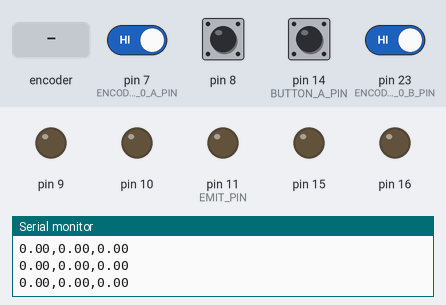
This sketch was run on a simulated Arduino Leonardo, built with avr-gcc and run on an emulated ATmega32U4. Shown: output pins drawn as LEDs (lit = HIGH), the last lines printed to the serial monitor. Inputs (shaded band) come from the test bench; at power-on: pin 7 (ENCODER_0_A_PIN), pin 8, pin 14 (BUTTON_A_PIN), pin 23 (ENCODER_0_B_PIN) HIGH.

Above: at 1.2 s.
1.3 s: pin 14 (BUTTON_A_PIN) pulled LOW for 0.15 s
At 1.45 s:
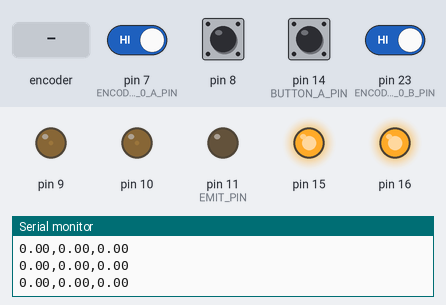
At 3.25 s:
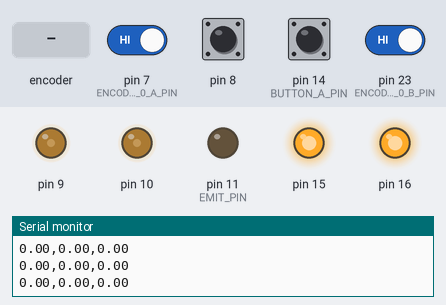
4.3 s: rotary encoder on pin 7 (ENCODER_0_A_PIN) / pin 23 (ENCODER_0_B_PIN) turned 1 step (first pin leading)
At 7.6 s:
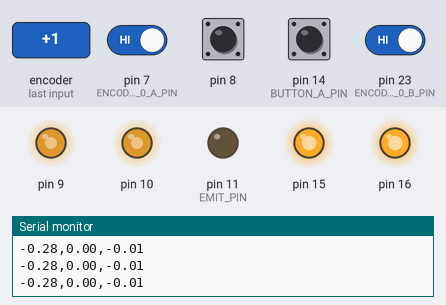
Timing chart, 0 to 9.1 s (numbered marks = the images above; inputs shaded):
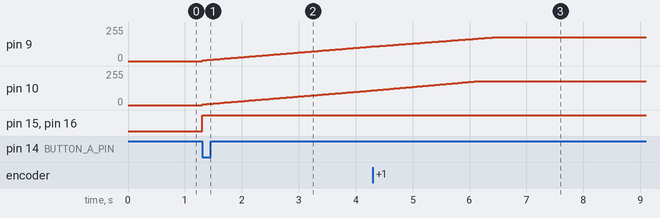

Measured:
- after the input at 1.3 s, pin 9, pin 10: moves from 0/255 to 109/255 over 3.0 s, starting at once; pin 15, pin 16: LOW → HIGH at once

The sketch:

Leader_arc_test_v3.ino
```cpp
#include "Motors.h"
#include "LineSensors.h"
#include "PID.h"
#include "Encoders.h"
#include "Kinematics.h"
#include <math.h>

Motors_c motors;
PID_c left_pid;
PID_c right_pid;
PID_c heading_pid;
Kinematics_c pose;

// button pin
const int BUTTON_A_PIN = 14;

// target coordinates
float TARGET_X = -300.0f;
float TARGET_Y = -000.0f;
bool travelling = false;

const float DIST_TOL = 5.0;

// timing variables
const uint32_t SPEED_EST_MS = 10;
const uint32_t CTRL_MS = 20;
const uint32_t POSE_MS = 20;
const uint32_t PRINT_MS = 100;

uint32_t lastCtrlTime = 0;
uint32_t lastSpeedTime = 0;
uint32_t lastPoseTime = 0;
uint32_t lastPrintTime = 0;

// pwm limits
const int PWM_MAX_ABS = 60;
const int PWM_FLOOR = 18;

// pid settings & steering
const float DRIVE_KP = 15.0f;
const float DRIVE_KI = 0.1f;
const float DRIVE_KD = 0.0f;

const float HEAD_KP = 2.0f;
const float HEAD_KI = 0.0f;
const float HEAD_KD = 0.0f;

const float REVERSE_SPEED = 0.35f;
const float MAX_STEER = 0.04f;

// state variables
bool lastButtonState = HIGH;

// wheel speed estimation variables
long last_e0 = 0;
long last_e1 = 0;

float right_speed = 0.0f;
float left_speed = 0.0f;
float last_speed_e0 = 0.0f;
float last_speed_e1 = 0.0f;

const float ALPHA = 0.2f;

// FSM states
enum RobotState {
  WAITING,
  REVERSING,
  DONE
};

RobotState state = WAITING;

// helper functions
float clampFloat(float x, float lo, float hi) {
  if (x < lo) return lo;
  if (x > hi) return hi;
  return x;
}

int clampInt(int x, int lo, int hi) {
  if (x < lo) return lo;
  if (x > hi) return hi;
  return x;
}

int applyPwmFloor(int pwm, float demand_speed, int floorVal) {
  if (demand_speed == 0.0f) return 0;
  if (abs(pwm) < floorVal) {
    pwm = (demand_speed > 0.0f) ? floorVal : -floorVal;
  }
  return pwm;
}

void stopRobot() {
  motors.setPWM(0, 0);
  left_pid.reset();
  right_pid.reset();
  heading_pid.reset();
}

float angleDiff(float target){
  return atan2f(sinf(target - pose.theta), cosf(target - pose.theta));
}

// wheel speed estimation
void updateWheelSpeedsIfNeeded() {
  uint32_t now = millis();
  uint32_t elapsed = now - lastSpeedTime;

  if (elapsed < SPEED_EST_MS) return;

  lastSpeedTime = now;

  long delta_e0 = count_e0 - last_e0;
  long delta_e1 = count_e1 - last_e1;

  last_e0 = count_e0;
  last_e1 = count_e1;

  float speed_e0 = (float)delta_e0 / (float)elapsed;
  float speed_e1 = (float)delta_e1 / (float)elapsed;

  right_speed = ALPHA * speed_e0 + (1.0f - ALPHA) * last_speed_e0;
  left_speed  = ALPHA * speed_e1 + (1.0f - ALPHA) * last_speed_e1;

  last_speed_e0 = right_speed;
  last_speed_e1 = left_speed;
}

// pose update
void updatePoseifNeeded(){
  uint32_t now = millis();
  if (now - lastPoseTime < POSE_MS) return;
  lastPoseTime = now;

  pose.update();
}

// reverse pid control
void setTravel(float x, float y){
  TARGET_X = x;
  TARGET_Y = y;
  travelling = true;
  left_pid.reset();
  right_pid.reset();
  heading_pid.reset();
}

bool checkTravelReverse() {
  if (!travelling){
    return true;
  }

  float dx = TARGET_X - pose.x;
  float dy = TARGET_Y - pose.y;
  float dist = sqrtf(dx * dx + dy * dy);

  // Stop if within 5 mm of target, OR x < -305, OR y < -105
  if (dist <= DIST_TOL || pose.x < -305.0f || pose.y < -105.0f){
    motors.setPWM(0,0);
    travelling = false;
    left_pid.reset();
    right_pid.reset();
    heading_pid.reset();
    return true;
  }

  float desired_heading = atan2f(dy,dx);
  desired_heading += PI;

  float heading_error = angleDiff(desired_heading);
  float rev = REVERSE_SPEED;
  float head_corr = 2.0f * heading_pid.update(0.0f, heading_error);
  float steer_limit = 0.07f * rev;
  head_corr = clampFloat(head_corr, -steer_limit, steer_limit);

  if (dist < 50.0f) {
    rev = 0.3f;
  }

  float left_pwm  = left_pid.update(-rev + head_corr, left_speed);
  float right_pwm = right_pid.update(-rev - head_corr, right_speed);

  motors.setPWM((int)left_pwm, (int)right_pwm);
  return false;
}

// state functions
void stateWaiting(){
  bool buttonState = digitalRead(BUTTON_A_PIN);

  if (lastButtonState == HIGH && buttonState == LOW) {
    setTravel(TARGET_X, TARGET_Y);
    state = REVERSING;
  }
  lastButtonState = buttonState;
}

void stateReverse(){
  if  (checkTravelReverse()){
    stopRobot();
    state = DONE;
  }
}

void stateDone(){
  motors.setPWM(0, 0);
}

// setup function
void setup()
{
  Serial.begin(9600);
  motors.initialise();
  setupEncoder0();
  setupEncoder1();

  pinMode(EMIT_PIN, OUTPUT);
  digitalWrite(EMIT_PIN, LOW);

  pinMode(BUTTON_A_PIN, INPUT_PULLUP);

  pose.initialise(0.0f, 0.0f, 0.0f);

  left_pid.initialise(DRIVE_KP, DRIVE_KI, DRIVE_KD);
  right_pid.initialise(DRIVE_KP, DRIVE_KI, DRIVE_KD);
  heading_pid.initialise(HEAD_KP, HEAD_KI, HEAD_KD);
  left_pid.reset();
  right_pid.reset();

  last_e0 = count_e0;
  last_e1 = count_e1;
  lastSpeedTime = millis();
  lastCtrlTime = millis();
  lastPoseTime = millis();
  lastPrintTime = millis();

  motors.setPWM(0, 0);
  state = WAITING;
}

// loop
void loop()
{
  updateWheelSpeedsIfNeeded();
  updatePoseifNeeded();

  switch (state){
    case WAITING:
      stateWaiting();
      break;
    case REVERSING:
      stateReverse();
      break;
    case DONE:
      stateDone();
      break;
  }

  uint32_t now = millis();
  if (now - lastPrintTime >= PRINT_MS) {
    lastPrintTime = now;
    Serial.print(pose.x);
    Serial.print(",");
    Serial.print(pose.y);
    Serial.print(",");
    Serial.println(pose.theta);
  }
}
```

Encoders.h
```cpp
/*
 *
 * This code has been completed for you and should not be changed.
 * This code will be discussed in Labsheet 3.
 *
 */

#ifndef _ENCODERS_H
#define _ENCODERS_H

#define ENCODER_0_A_PIN  7
#define ENCODER_0_B_PIN  23
#define ENCODER_1_A_PIN  26
//#define ENCODER_1_B_PIN Non-standard pin!


// Volatile Global variables used by Encoder ISR.
volatile long count_e0; // used by encoder to count the rotation
volatile byte state_e0; // used to determine quadrature state
volatile long count_e1;
volatile byte state_e1;


// This ISR handles just Encoder 1
// ISR to read the Encoder1 Channel A and B pins
// and then look up based on  transition what kind of
// rotation must have occured.
ISR( INT6_vect ) {
  // We know that the ISR is only called when a pin changes.
  // We also know only 1 pin can change at a time.
  // The XOR(AB) signal change from "Channel A" triggers ISR.

  // First, Read in the new state of the encoder pins.
  // Standard pins, so standard read functions.
  boolean e0_B = digitalRead( ENCODER_0_B_PIN ); // normal B state
  boolean e0_A = digitalRead( ENCODER_0_A_PIN ); // XOR(AB)

  // Software XOR (^) logically infers
  // the true value of A given the state of B
  e0_A = e0_A ^ e0_B;

  // Shift our (new) current readings into bit positions
  // 2 and 3 in the state variable (current state)
  // State: (bit3)  (bit2)  (bit1)   (bit0)
  // State:  new B   new A   old B   old A
  state_e0 = state_e0 | ( e0_B  << 3 );
  state_e0 = state_e0 | ( e0_A  << 2 );

  if ( state_e0 == 1 ) {
    count_e0--;
  } else if ( state_e0 == 2) {
    count_e0++;
  } else if ( state_e0 == 4) {
    count_e0++;
  } else if ( state_e0 == 7) {
    count_e0--;
  } else if ( state_e0 == 8) {
    count_e0--;
  } else if ( state_e0 == 11) {
    count_e0++;
  } else if ( state_e0 == 13) {
    count_e0++;
  } else if ( state_e0 == 14) {
    count_e0--;
  }

  // Shift the current readings (bits 3 and 2) down
  // into position 1 and 0 (to become prior readings)
  // This bumps bits 1 and 0 off to the right, "deleting"
  // them for the next ISR call.
  state_e0 = state_e0 >> 2;

}


// This ISR handles just Encoder 0
// ISR to read the Encoder0 Channel A and B pins
// and then look up based on  transition what kind of
// rotation must have occured.
ISR( PCINT0_vect ) {

  // First, Read in the new state of the encoder pins.

  // Mask for a specific pin from the port.
  // Non-standard pin, so we access the register
  // directly.
  // Reading just PINE would give us a number
  // composed of all 8 bits.  We want only bit 2.
  // B00000100 masks out all but bit 2
  // It is more portable to use the PINE2 keyword.
  boolean e1_B = PINE & (1 << PINE2);
  //boolean e1_B = PINE & B00000100;  // Does same as above.

  // Standard read from the other pin.
  boolean e1_A = digitalRead( ENCODER_1_A_PIN ); // 26 the same as A8


  e1_A = e1_A ^ e1_B;

  // Create a bitwise representation of our states
  // We do this by shifting the boolean value up by
  // the appropriate number of bits, as per our table
  // header:
  //
  // State :  (bit3)  (bit2)  (bit1)  (bit0)
  // State :  New A,  New B,  Old A,  Old B.
  state_e1 = state_e1 | ( e1_B  << 3 );
  state_e1 = state_e1 | ( e1_A  << 2 );


  // This is an inefficient way of determining
  // the direction.  However it illustrates well
  // against the lecture slides.
  if ( state_e1 == 1 ) {
    count_e1--;
  } else if ( state_e1 == 2) {
    count_e1++;
  } else if ( state_e1 == 4) {
    count_e1++;
  } else if ( state_e1 == 7) {
    count_e1--;
  } else if ( state_e1 == 8) {
    count_e1--;
  } else if ( state_e1 == 11) {
    count_e1++;
  } else if ( state_e1 == 13) {
    count_e1++;
  } else if ( state_e1 == 14) {
    count_e1--;
  }

  // Shift the current readings (bits 3 and 2) down
  // into position 1 and 0 (to become prior readings)
  // This bumps bits 1 and 0 off to the right, "deleting"
  // them for the next ISR call.
  state_e1 = state_e1 >> 2;
}


/*
   This setup routine enables interrupts for
   encoder1.  The interrupt is automatically
   triggered when one of the encoder pin changes.
   This is really convenient!  It means we don't
   have to check the encoder manually.
*/
void setupEncoder0()
{
  count_e0 = 0;

  // Setup pins for right encoder
  pinMode( ENCODER_0_A_PIN, INPUT );
  pinMode( ENCODER_0_B_PIN, INPUT );

  // initialise the recorded state of e0 encoder.
  state_e0 = 0;

  // Get initial state of encoder pins A + B
  boolean e0_A = digitalRead( ENCODER_0_A_PIN );
  boolean e0_B = digitalRead( ENCODER_0_B_PIN );
  e0_A = e0_A ^ e0_B;

  // Shift values into correct place in state.
  // Bits 1 and 0  are prior states.
  state_e0 = state_e0 | ( e0_B << 1 );
  state_e0 = state_e0 | ( e0_A << 0 );


  // Now to set up PE6 as an external interupt (INT6), which means it can
  // have its own dedicated ISR vector INT6_vector

  // Page 90, 11.1.3 External Interrupt Mask Register – EIMSK
  // Disable external interrupts for INT6 first
  // Set INT6 bit low, preserve other bits
  EIMSK = EIMSK & ~(1 << INT6);
  //EIMSK = EIMSK & B1011111; // Same as above.

  // Page 89, 11.1.2 External Interrupt Control Register B – EICRB
  // Used to set up INT6 interrupt
  EICRB |= ( 1 << ISC60 );  // using header file names, push 1 to bit ISC60
  //EICRB |= B00010000; // does same as above

  // Page 90, 11.1.4 External Interrupt Flag Register – EIFR
  // Setting a 1 in bit 6 (INTF6) clears the interrupt flag.
  EIFR |= ( 1 << INTF6 );
  //EIFR |= B01000000;  // same as above

  // Now that we have set INT6 interrupt up, we can enable
  // the interrupt to happen
  // Page 90, 11.1.3 External Interrupt Mask Register – EIMSK
  // Disable external interrupts for INT6 first
  // Set INT6 bit high, preserve other bits
  EIMSK |= ( 1 << INT6 );
  //EIMSK |= B01000000; // Same as above

}


void setupEncoder1(){

  count_e1 = 0;

  // Setting up left encoder:
  // The 3Pi board uses the pin PE2 (port E, pin 2) which is
  // very unconventional.  It doesn't have a standard
  // arduino alias (like d6, or a5, for example).
  // We set it up here with direct register access
  // Writing a 0 to a DDR sets as input
  // DDRE = Data Direction Register (Port)E
  // We want pin PE2, which means bit 2 (counting from 0)
  // PE Register bits [ 7  6  5  4  3  2  1  0 ]
  // Binary mask      [ 1  1  1  1  1  0  1  1 ]
  //
  // By performing an & here, the 0 sets low, all 1's preserve
  // any previous state.
  DDRE = DDRE & ~(1 << DDE6);
  //DDRE = DDRE & B11111011; // Same as above.

  // We need to enable the pull up resistor for the pin
  // To do this, once a pin is set to input (as above)
  // You write a 1 to the bit in the output register
  PORTE = PORTE | (1 << PORTE2 );
  //PORTE = PORTE | 0B00000100;

  // Encoder1 uses conventional pin 26
  pinMode( ENCODER_1_A_PIN, INPUT );
  digitalWrite( ENCODER_1_A_PIN, HIGH ); // Encoder 1 xor

  // initialise the recorded state of e1 encoder.
  state_e1 = 0;

  // Get initial state of encoder.
  boolean e1_B = PINE & (1 << PINE2);
  //boolean e1_B = PINE & B00000100;  // Does same as above.

  // Standard read from the other pin.
  boolean e1_A = digitalRead( ENCODER_1_A_PIN ); // 26 the same as A8

  // Some clever electronics combines the
  // signals and this XOR restores the
  // true value.
  e1_A = e1_A ^ e1_B;

  // Shift values into correct place in state.
  // Bits 1 and 0  are prior states.
  state_e1 = state_e1 | ( e1_B << 1 );
  state_e1 = state_e1 | ( e1_A << 0 );

  // Enable pin-change interrupt on A8 (PB4) for encoder0, and disable other
  // pin-change interrupts.
  // Note, this register will normally create an interrupt a change to any pins
  // on the port, but we use PCMSK0 to set it only for PCINT4 which is A8 (PB4)
  // When we set these registers, the compiler will now look for a routine called
  // ISR( PCINT0_vect ) when it detects a change on the pin.  PCINT0 seems like a
  // mismatch to PCINT4, however there is only the one vector servicing a change
  // to all PCINT0->7 pins.
  // See Manual 11.1.5 Pin Change Interrupt Control Register - PCICR

  // Page 91, 11.1.5, Pin Change Interrupt Control Register
  // Disable interrupt first
  PCICR = PCICR & ~( 1 << PCIE0 );
  // PCICR &= B11111110;  // Same as above

  // 11.1.7 Pin Change Mask Register 0 – PCMSK0
  PCMSK0 |= (1 << PCINT4);

  // Page 91, 11.1.6 Pin Change Interrupt Flag Register – PCIFR
  PCIFR |= (1 << PCIF0);  // Clear its interrupt flag by writing a 1.

  // Enable
  PCICR |= (1 << PCIE0);
}

#endif
```

PID.h
```cpp
// UNCHANGED from labsheet 1

/***************************************
   ,        .       .           .      ,
   |        |       |           |     '|
   |    ,-: |-. ,-. |-. ,-. ,-. |-     |
   |    | | | | `-. | | |-' |-' |      |
   `--' `-` `-' `-' ' ' `-' `-' `-'    '
 A D V A N C E D   E X E R C I S E S
****************************************/

// this #ifndef stops this file
// from being included mored than
// once by the compiler.
#ifndef _PID_H
#define _PID_H

// Class to contain generic PID algorithm.
class PID_c {
  public:

    // PID update variables.
    float last_error;
    float p_term;
    float i_term;
    float d_term;
    float i_sum;
    float feedback;

    // To store gains.
    float p_gain;
    float i_gain;
    float d_gain;

    // To determine time elapsed.
    unsigned long ms_last_t;

    // Constructor, must exist.
    PID_c() {
      // leaving this empty.
      // ensure initialise() is called
      // instead.
    }

    // To setup PID.
    // Pass in gain values for kp, ki, kd.
    void initialise( float p, float i, float d ) {
       feedback = 0;
       last_error = 0;
       p_term = 0;
       i_term = 0;
       d_term = 0;
       i_sum = 0;

       p_gain = p;
       i_gain = i;
       d_gain = d;

       ms_last_t = millis();
    }

    // If PID hasn't been called in a long time,
    // the time elapsed will be huge and cause a
    // massive overshoot.  It is best to reset if
    // we know the robot has been delayed or motors
    // disabled.
    void reset() {
      p_term = 0;
      i_term = 0;
      d_term = 0;
      i_sum = 0;
      last_error = 0;
      feedback = 0;
      ms_last_t = millis();
    }

    // To imlpement this on a microcontroller, this is a good
    // referenece:
    // https://en.wikipedia.org/wiki/PID_controller#Discrete_implementation
    float update( float demand, float measurement ) {
      float error;
      unsigned long ms_now_t;
      unsigned long ms_dt;
      float float_dt;
      float diff_error;

      // Grab time to calc elapsed time.
      ms_now_t = millis();
      ms_dt = ms_now_t - ms_last_t;

      // ms_last_t has been used, so update
      // it for the next call of this update.
      ms_last_t = millis();

      // typecasting the different of two
      // unsigned longs is safer.
      float_dt = (float)ms_dt;

      // NOTE: A serious error can occur
      // here if dt is 0, this causes divide
      // by zero errors.  This can happen if
      // PID.update() is called faster than 1ms.
      // Here, we catch the error by returning
      // the last feedback value.
      if( float_dt == 0.0 ) return feedback;

      // Calculate error signal.
      error = demand - measurement;

      // Update 03/10/25: Commented out here,
      // this needs to happen after d-term.
      //last_error = error;

      // P term, nice and easy
      p_term = p_gain * error;

      // discrete integration
      i_sum = i_sum + (error * float_dt);

      // i_term.
      i_term = i_gain * i_sum;

      // d_term.
      // Note, sometimes this needs to be inverted
      // to last_error - error.  It depends on the
      // error signal sign in relation to the system.
      diff_error = (error - last_error) / float_dt;
      d_term = diff_error * d_gain;

      // Update 03/10/25.  Added line here,
      // fixing minor d-term bug.
      last_error = error;


      // Sometimes this needs to be - d_term.
      // d_term should counteract sudden changes, which
      // means it is subtractive.  Another way to achieve
      // this is to have a negative gain.  The best way
      // to troubleshoot is to plot what it is doing.
      feedback = p_term + i_term + d_term;

      // done
      return feedback;
    }

}; // End of PID_c class definition


#endif
```

Source omitted: Kinematics.h (6518 bytes), LineSensors.h (5009 bytes), Motors.h (4728 bytes)
